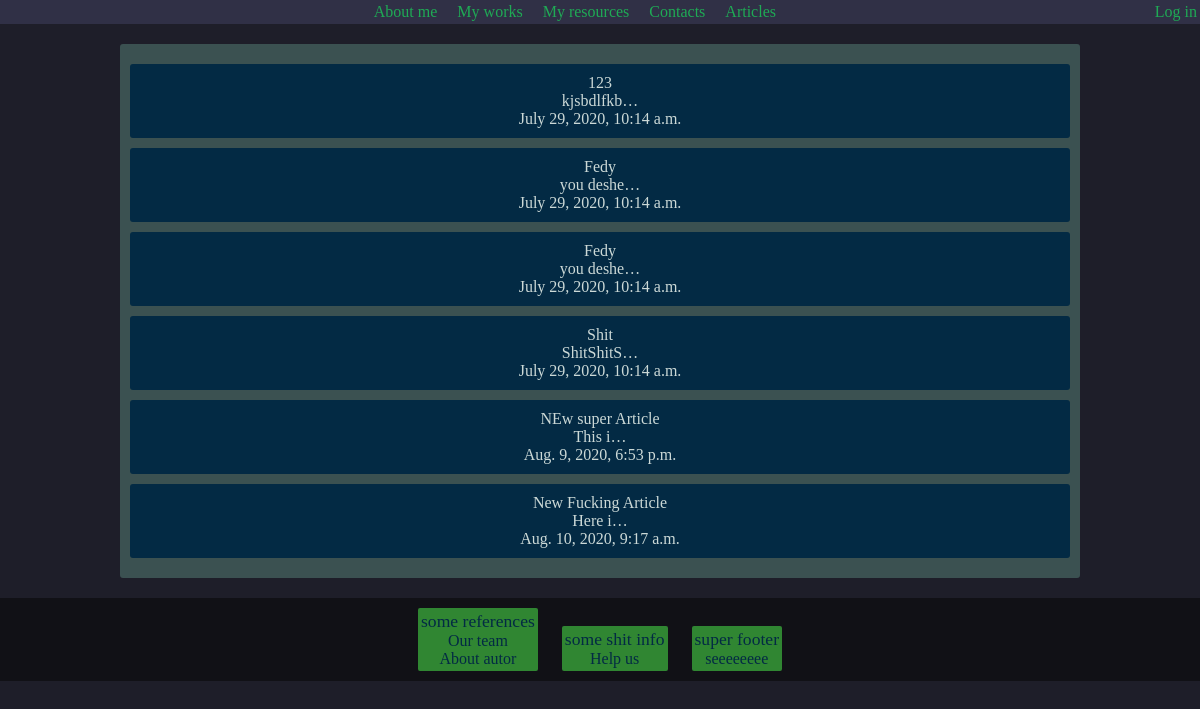
The app's page /articles/ with its own data.
### articles/models.py (models this page shows, shortened)
class MainMenuElementModel(models.Model):
    ref = models.CharField(max_length=30)
    text = models.CharField(max_length=20)
    class Meta:
        verbose_name_plural = 'Элементы навигации хедера'
        verbose_name = 'Элемент навигации хедера'

class ArticleModel(models.Model):
    category = models.ForeignKey(CategoryModel,
                                 on_delete=models.CASCADE,
                                 default=CategoryModel.OTHER_CATEGORY_ID)
    title = models.CharField(max_length=50)
    text = models.TextField();
    date = models.DateTimeField()
    likes = models.IntegerField(default=0)
    class Meta:
        verbose_name_plural = 'Cтатьи'
        verbose_name = 'Cтатья'

class FooterContentModel(models.Model):
    text = models.CharField(max_length=20)
    ref = models.CharField(max_length=30)
    footerBlock = models.ForeignKey(FooterBlockModel, on_delete=models.CASCADE)
    class Meta:
        verbose_name_plural = 'Элементы блока в футере'
        verbose_name = 'Элемент блока в футере'

### articles/views.py (the view)
# urls.py: path('', views.ArticlesView.as_view(), name='base_page'),
class ArticlesView(BaseBlogView):
    template_name = os.path.join(NAVIGATE_MENU_DIR, 'articles.html')
    extra_context = {
        'articles': getAllArticles(),
    }

### articles/base.py (called while the page is built)
    def get_context_data(self, **kwargs):
        if self.base_context is not None:
            if self.extra_context is not None:
                self.extra_context.update(**self.base_context)
        return super().get_context_data(**kwargs)

### templates/navigate_menu/articles.html (shortened to what this page needs)
{% extends 'content.html' %}
{% load static %}
{% block content %}
                {% for article in articles %}
                <div id="{{ article.id }}" class="article">
                    <p class="article_title">{{ article.title }}</p>
                    {% with article_text=article.text|safe %}
                    <p class="article_text">{{ article_text|truncatechars:10 }}</p>
                    {% endwith %}
                    <p class="article_date">{{ article.date }}</p>
                </div>
                {% empty %}
                <div>There is no articles :( </div>
                {% endfor %}
{% endblock %}

### templates/footer.html
{% extends 'header.html' %}
{% load static %}
{% block footer %}
        <div class="footer_wrapper">
            <div class="footer">
                {% for ind,footerBlock in footer.items %}
                <div class="footer_element">
                    <div class="footer_title_wrapper">
                        <span class="footer_title">{{ footerBlock.name }}</span>
                    </div>
                {% for footerString in footerBlock.content %}
                    <div class="footer_text_wrapper">
                        <span class="footer_text">{{ footerString.text }}</span>
                    </div>
                {% endfor %}
                </div>
                {% endfor %}
            </div>
        </div>
{% endblock %}

### templates/header.html (shortened to what this page needs)
{% extends 'base.html' %}
{% load static %}
{% block head %}
        <link rel="stylesheet" href="{% static 'main_blog.css' %}">
{% endblock %}
{% block header %}
        <div class="header_wrapper">
            {% for ref in menu %}
            <div id="{{ ref.ref }}" class="header_ref_wrapper">
                <span class="header_text">{{ ref.text }}</span>
            </div>
            {% endfor %}
            <div class="auth">
              {% if user.is_authenticated %}
                <div class="login_nav_wrapper">
                    <ul class="login_nav">
                        <li class="user_name">{{ user.get_username }}</li>
                        <li class="log_out_nav"><a class="log_out_nav_ref" href="{% url 'accounts:logout' %}">Log out</a></li>
                    </ul>
                </div>
                {% else %}
                <div class="login_ref_wrapper">
                    <a class="login_ref" href="{% url 'accounts:login' %}">Log in</a>
                </div>
            {% endif %}
            </div>
        </div>
{% endblock %}

### static/main_blog.css (style rules this page uses)
* { box-sizing: border-box; margin : 0px; padding : 0px; }
body { background-color: #1e1e29; margin : 0px; }
.header_wrapper { background-color: rgba(54, 54, 80, 0.74); min-height: 10%; width : 100%; text-align: center; position: sticky; }
.header_ref_wrapper { display: inline-block; margin : auto 5px auto 5px; padding : 3px; color: #1faa55; transition : all 0.2s; }
.auth { padding : 3px; padding-left : 5px; float : right; border-radius : 3px; }
.login_ref { text-decoration : none; color : #1faa55; }
.article, .solo_article { color: #ccd9d7; padding : 10px; margin : 10px; background-color: #032a44; word-wrap: break-word; border-radius : 3px; transition: all 0.2s; }
.footer_wrapper { text-align: center; }
.footer { margin : auto; background-color: rgb(17, 17, 22); text-align: center; }
.footer_element { margin : 10px; color : #032a44; padding : 3px; border-radius: 2px; display: inline-block; background-color: rgba(71, 217, 71, 0.59); height: 100%; }
.footer_title { font-size : 1.1em; }

### records on screen
MainMenuElementModel: text "About me"
MainMenuElementModel: text "My works"
MainMenuElementModel: text "My resources"
MainMenuElementModel: text "Contacts"
MainMenuElementModel: text "Articles"
ArticleModel: title "123", value "kjsbdlfkb…", date "July 29, 2020, 10:14 a.m."
ArticleModel: title "Fedy", value "you deshe…", date "July 29, 2020, 10:14 a.m."
ArticleModel: title "Fedy", value "you deshe…", date "July 29, 2020, 10:14 a.m."
ArticleModel: title "Shit", value "ShitShitS…", date "July 29, 2020, 10:14 a.m."
ArticleModel: title "NEw super Article", value "This i…", date "Aug. 9, 2020, 6:53 p.m."
ArticleModel: title "New Fucking Article", value "Here i…", date "Aug. 10, 2020, 9:17 a.m."
FooterContentModel: text "Our team"
FooterContentModel: text "About autor"
FooterContentModel: text "Help us"
FooterContentModel: text "seeeeeeee"

### other values on screen
{{ footerBlock.name }} "some references" "some shit info" "super footer"
